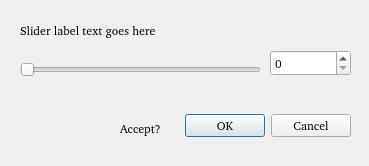
<?xml version="1.0" encoding="UTF-8"?>
<ui version="4.0">
 <class>SliderDialog</class>
 <widget class="QDialog" name="SliderDialog">
  <property name="geometry">
   <rect>
    <x>0</x>
    <y>0</y>
    <width>369</width>
    <height>166</height>
   </rect>
  </property>
  <property name="font">
   <font>
    <family>FROMVS [MAXR]</family>
   </font>
  </property>
  <property name="windowTitle">
   <string>Dialog</string>
  </property>
  <widget class="QDialogButtonBox" name="SliderbuttonBox">
   <property name="geometry">
    <rect>
     <x>180</x>
     <y>110</y>
     <width>171</width>
     <height>32</height>
    </rect>
   </property>
   <property name="orientation">
    <enum>Qt::Horizontal</enum>
   </property>
   <property name="standardButtons">
    <set>QDialogButtonBox::Cancel|QDialogButtonBox::Ok</set>
   </property>
  </widget>
  <widget class="QSlider" name="Sliderhorizontal">
   <property name="geometry">
    <rect>
     <x>20</x>
     <y>60</y>
     <width>241</width>
     <height>20</height>
    </rect>
   </property>
   <property name="font">
    <font>
     <family>FROMVS [MAXR]</family>
    </font>
   </property>
   <property name="orientation">
    <enum>Qt::Horizontal</enum>
   </property>
  </widget>
  <widget class="QSpinBox" name="SliderspinBox">
   <property name="geometry">
    <rect>
     <x>270</x>
     <y>50</y>
     <width>81</width>
     <height>26</height>
    </rect>
   </property>
  </widget>
  <widget class="QLabel" name="Sliderlabel">
   <property name="enabled">
    <bool>true</bool>
   </property>
   <property name="geometry">
    <rect>
     <x>20</x>
     <y>20</y>
     <width>271</width>
     <height>20</height>
    </rect>
   </property>
   <property name="font">
    <font>
     <family>FROMVS [MAXR]</family>
    </font>
   </property>
   <property name="text">
    <string>Slider label text goes here</string>
   </property>
  </widget>
  <widget class="QLabel" name="buttonBoxlabel">
   <property name="geometry">
    <rect>
     <x>120</x>
     <y>120</y>
     <width>51</width>
     <height>17</height>
    </rect>
   </property>
   <property name="text">
    <string>Accept?</string>
   </property>
  </widget>
 </widget>
 <resources/>
 <connections>
  <connection>
   <sender>SliderbuttonBox</sender>
   <signal>accepted()</signal>
   <receiver>SliderDialog</receiver>
   <slot>accept()</slot>
   <hints>
    <hint type="sourcelabel">
     <x>248</x>
     <y>254</y>
    </hint>
    <hint type="destinationlabel">
     <x>157</x>
     <y>274</y>
    </hint>
   </hints>
  </connection>
  <connection>
   <sender>SliderbuttonBox</sender>
   <signal>rejected()</signal>
   <receiver>SliderDialog</receiver>
   <slot>reject()</slot>
   <hints>
    <hint type="sourcelabel">
     <x>316</x>
     <y>260</y>
    </hint>
    <hint type="destinationlabel">
     <x>286</x>
     <y>274</y>
    </hint>
   </hints>
  </connection>
 </connections>
</ui>
